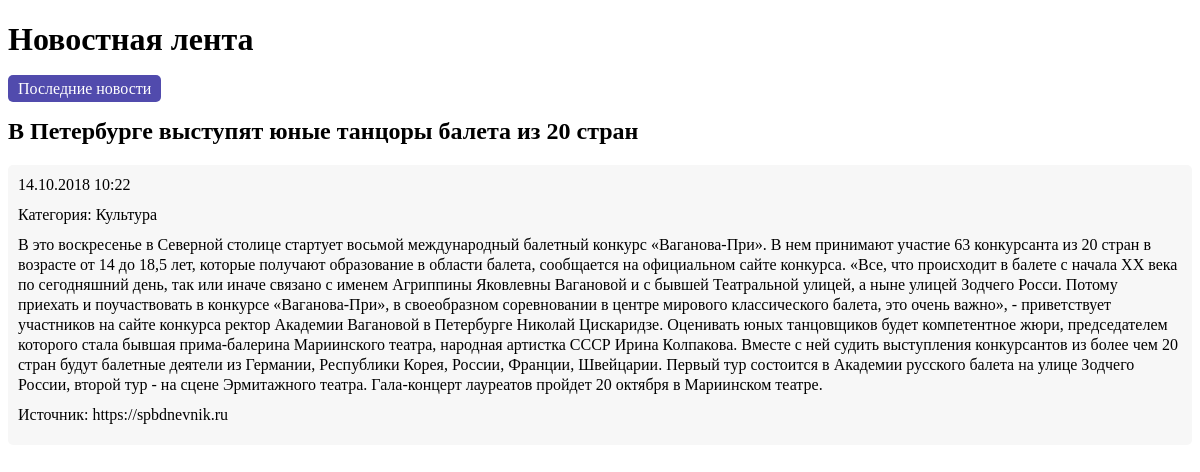
The page /news/news.php?act=show&id=1 on the database its author committed.
### tables this page shows
CREATE TABLE msgs(
							id INTEGER PRIMARY KEY AUTOINCREMENT,
							title TEXT,
							category INTEGER,
							description TEXT,
							text TEXT,
							source TEXT,
							datetime INTEGER);

### news/classes/Core.class.php (called while the page is built, shortened)
<?php
class Core{
    static function clearInt($value){
		return abs((int)$value);
	}
}

### news/classes/NewsDB.class.php (called while the page is built, shortened)
<?php
class NewsDB implements INewsDB, IteratorAggregate{
	private $_db;
	function __construct(){
	    $dsn_params = array();
        $dsn_params['type'] = 'sqlite';
        $dsn_params['name'] = self::DB_NAME;
	    $this->_db = new DB($dsn_params);
        $this->getCategories();
	}
	function getNewsItem($id){
        $sql = "SELECT
                title,
                category.name as category,
                text,
                source,
                datetime
            FROM msgs, category
            WHERE
                category.id = msgs.category
                AND msgs.id = :id";
        $stmt = $this->_db->prepare($sql);
        $stmt->bindParam(':id', $id, PDO::PARAM_INT);
        $item = $stmt->execute();
        return $stmt->fetch(PDO::FETCH_ASSOC);
	}
	function getCategories(){
		$sql = "SELECT id, name
				FROM category
				ORDER BY name ASC";
		$items = $this->_db->query($sql);
		while ($item = $items->fetch(PDO::FETCH_ASSOC)){
		    $this->_categories[$item['id']] = $item['name'];
        }
	}
}

### news/classes/Logger.class.php (called while the page is built, shortened)
<?php
class Logger{
    static private $instance = null;
    public static function getInstance(){
        if (self::$instance == null) {
            self::$instance = new self;
        }
        return self::$instance;
    }
}

### news/classes/DB.class.php (called while the page is built, shortened)
<?php
class DB implements IDB{
    private $_db;
    private $logger;
    function __construct($dsn_params){
        $this->logger = Logger::getInstance();
        try {
            $dsn = $dsn_params['type'].":".$dsn_params['name'];
            $this->_db = new PDO($dsn);
            $this->_db->setAttribute(PDO::ATTR_ERRMODE, PDO::ERRMODE_EXCEPTION);
        }
        catch (PDOException $e){
            $error = "\"".implode(',', $this->_db->errorInfo())."\" in file ".$e->getFile()." on line ".$e->getLine();
            $this->logger->writeLog($error, self::LOG_FILE);
            die('Не удалось создать таблицы в базе данных');
        }
    }
    function query($sql){
        try {
            $result = $this->_db->query($sql);
        }
        catch (PDOException $e){
            $error = "\"".implode(',', $this->_db->errorInfo())."\" in file ".$e->getFile()." on line ".$e->getLine();
            $this->logger->writeLog($error, self::LOG_FILE);
            die('Не удалось выполнить запрос');
        }
        return $result;
    }
    function prepare($sql){
        return $this->_db->prepare($sql);
    }
}

### news/news.php (the view, shortened to what this page needs)
<?php
$news = new NewsDB();
?>
<!DOCTYPE html>
<html lang="ru">
	<head>
		<link rel="stylesheet" href="css/style.css">
	</head>
	<body>
		<h1>Новостная лента</h1>
            <?
        if (isset($_GET['act']) && $_GET['act'] == 'show') {
			?>
			<a class='btn' href='news.php'>Последние новости</a>
			<?
			$id = Core::clearInt($_GET['id']);
			if ($id) {
				$news_item = $news->getNewsItem($id);
				if ($news_item) {
					?>
					<h2><?=$news_item['title']?></h2>
					<div class='news__item'>
						<div class='news__date'><?=date('d.m.Y H:i', $news_item['datetime'])?></div>
						<div class='news__category'>Категория: <?=$news_item['category']?></div>
						<div class='news__text'><?=$news_item['text']?></div>
						<div class='news__source'>Источник: <a href='<?=$news_item['source']?>' target=_blank><?=$news_item['source']?></a></div>
					</div>
					<?
				}
				else {
					?>
					<div class="empty-news">Новость не найдена!</div>
					<?
				}
			}
			else {
				?>
				<div class="empty-news">Новость не найдена!</div>
				<?
			}
		}
		?>
	</body>
</html>

### news/css/style.css (style rules this page uses)
* { box-sizing: border-box; }
html { font-size: 16px; }
a { color: #000; text-decoration: none }
.news__item { padding: 10px; border-radius: 5px; background: #f7f7f7; margin: 10px 0; line-height: 20px; }
.news__category { margin: 10px 0 }
.news__source { margin: 10px 0 }
.btn { padding: 5px 10px; border-radius: 5px; background: #514bad; color: #fff; text-decoration: none; border: none; }

### rows shown on the page
msgs: title "В Петербурге выступят юные танцоры балета из 20 стран", datetime "14.10.2018 10:22", text "В это воскресенье в Северной столице стартует восьмой международный балетный конкурс «Ваганова-При». В нем принимают участие 63 конкурсанта из 20 стран в возрасте от 14 до 18,5 лет, которые получают образование в области балета, сообщается на официальном сайте конкурса. «Все, что происходит в балете с начала XX века по сегодняшний день, так или иначе связано с именем Агриппины Яковлевны Вагановой и с бывшей Театральной улицей, а ныне улицей Зодчего Росси. Потому приехать и поучаствовать в конкурсе «Ваганова-При», в своеобразном соревновании в центре мирового классического балета, это очень важно», - приветствует участников на сайте конкурса ректор Академии Вагановой в Петербурге Николай…", source "https://spbdnevnik.ru"

### other values the page prints
$news_item['category'] "Культура"
